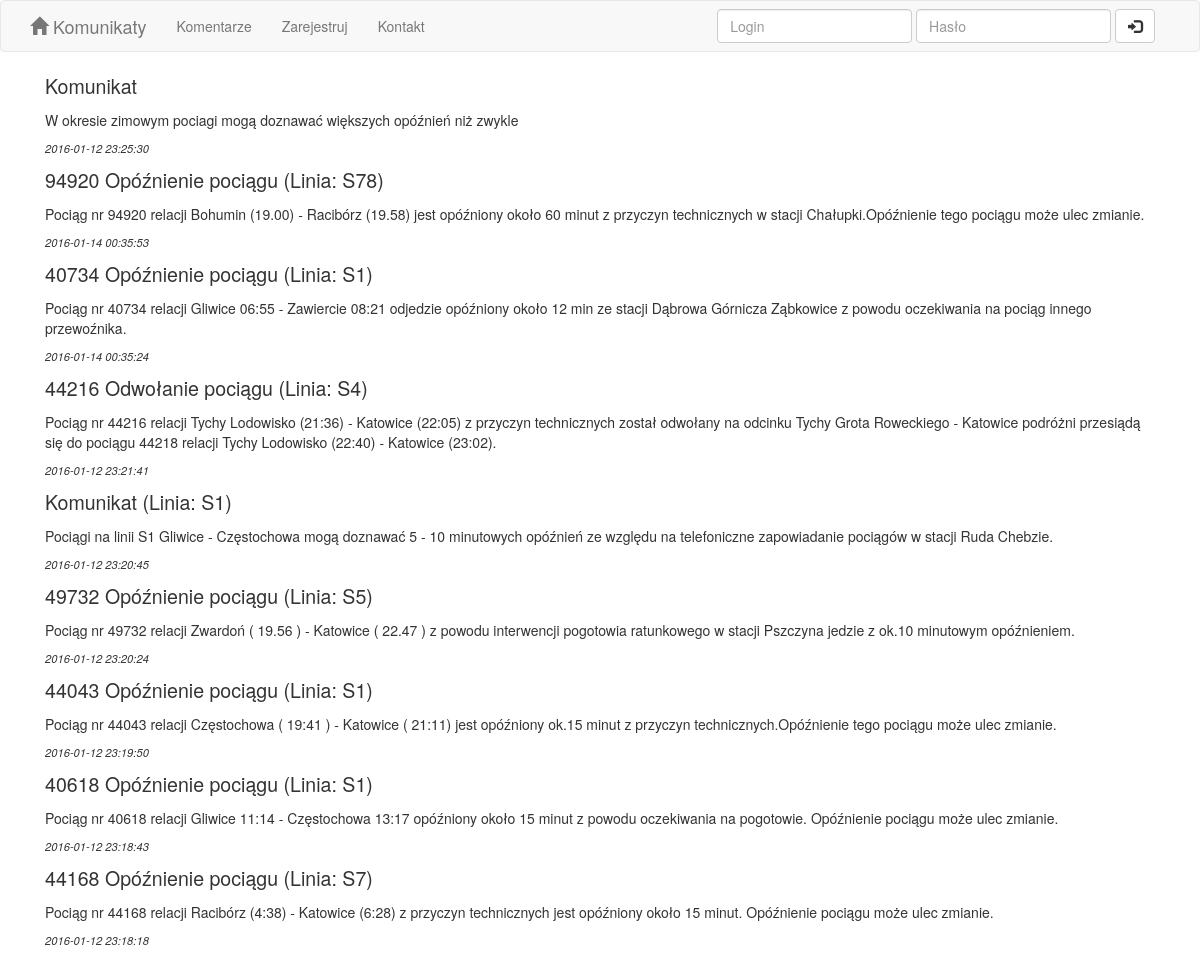
The page / on the database its author committed.
### tables this page shows
CREATE TABLE IF NOT EXISTS `komunikaty` (
  `id_komunikatu` int(11) NOT NULL AUTO_INCREMENT,
  `id_linii` int(11) DEFAULT NULL,
  `nr_pociagu` varchar(50) DEFAULT NULL,
  `rodzaj_utrudnienia` int(11) DEFAULT NULL,
  `tresc_komunikatu` text NOT NULL,
  `data` datetime NOT NULL,
  PRIMARY KEY (`id_komunikatu`)
);

CREATE TABLE IF NOT EXISTS `rodzaje_utrudnien` (
  `rodzaj_utrudnienia` int(11) NOT NULL,
  `nazwa` varchar(25) NOT NULL,
  PRIMARY KEY (`rodzaj_utrudnienia`)
);

CREATE TABLE IF NOT EXISTS `linie` (
  `id_linii` int(11) NOT NULL AUTO_INCREMENT,
  `nr_linii` varchar(10) NOT NULL,
  `relacja` varchar(50) NOT NULL,
  PRIMARY KEY (`id_linii`)
);

### index.php (the view, shortened to what this page needs)
<?php
include "header.php";
include "connect.php"
?>
<div class="container">
<?php
$zapytanie_komunikaty="SELECT * FROM komunikaty k
					   JOIN rodzaje_utrudnien r ON k.rodzaj_utrudnienia=r.rodzaj_utrudnienia
					   WHERE id_linii=0 ORDER BY data desc ";
$wynik_komunikaty=$conn->query($zapytanie_komunikaty);
while ($rekord_komunikaty=$wynik_komunikaty->fetch_assoc())
	echo '<div class="col-lg-12">
			<p class="naglowek">'.$rekord_komunikaty['nr_pociagu'].' '.$rekord_komunikaty['nazwa'].'</p>
			<p>'.$rekord_komunikaty['tresc_komunikatu'].'</p>
			<p class="data">'.$rekord_komunikaty['data'].'</p>
		 </div>';
if(isset($_SESSION['uzytkownik']))
{
	$login=$_SESSION['uzytkownik'];
	$zapytanie_zalogowany="SELECT * FROM komunikaty k
						   JOIN linie l ON k.id_linii=l.id_linii
						   JOIN rodzaje_utrudnien r ON k.rodzaj_utrudnienia=r.rodzaj_utrudnienia
						   JOIN ulubione ul ON ul.id_linii=l.id_linii
						   JOIN uzytkownicy u ON u.id_uzytkownika=ul.id_uzytkownika
						   WHERE login='$login'
						   ORDER BY data desc
						   LIMIT 20";
	$wynik_zalogowany=$conn->query($zapytanie_zalogowany);
	if ($wynik_zalogowany->num_rows<1)
		echo '<div class="col-lg-12"><p class="naglowek">Brak wpisów</p></div>';
	while ($rekord_zalogowany=$wynik_zalogowany->fetch_assoc())
		echo '<div class="col-lg-12">
				<p class="naglowek">'.$rekord_zalogowany['nr_pociagu'].' '.$rekord_zalogowany['nazwa'].' (Linia: '.$rekord_zalogowany['nr_linii'].')</p>
				<p>'.$rekord_zalogowany['tresc_komunikatu'].'</p>
				<p class="data">'.$rekord_zalogowany['data'].'</p>
			 </div>';
	$wynik_zalogowany->close();
}
else
{
	$zapytanie_niezalogowany="SELECT * FROM komunikaty k
							  JOIN linie l ON k.id_linii=l.id_linii
							  JOIN rodzaje_utrudnien r ON k.rodzaj_utrudnienia=r.rodzaj_utrudnienia
							  ORDER BY data desc
							  LIMIT 20";
	$wynik_niezalogowany=$conn->query($zapytanie_niezalogowany);
	while ($rekord_niezalogowany=$wynik_niezalogowany->fetch_assoc())
		echo '<div class="col-lg-12">
				<p class="naglowek">'.$rekord_niezalogowany['nr_pociagu'].' '.$rekord_niezalogowany['nazwa'].' (Linia: '.$rekord_niezalogowany['nr_linii'].')</p>
				<p>'.$rekord_niezalogowany['tresc_komunikatu'].'</p>
				<p class="data">'.$rekord_niezalogowany['data'].'</p>
			 </div>';
} ?>
</div>
<?php
include "footer.php";
?>

### header.php (shortened to what this page needs)
<!DOCTYPE html>
<html lang="en">
<head>
    <link href="css/bootstrap.min.css" rel="stylesheet">
    <link href="css/custom.css" rel="stylesheet">
</head>
<?php
$aktualna=$_SERVER['SCRIPT_NAME'];
?>
<body>
    <nav class="navbar navbar-default" role="navigation">
        <div class="container">
            <div class="navbar-header">
				<a class="navbar-brand" href="index.php"><span class="glyphicon glyphicon-home"></span> Komunikaty</a>
            </div>
			<?php
			if (isset($_SESSION['uzytkownik'])) { ?>
			<div id="navbar" class="collapse navbar-collapse">
                <ul class="nav navbar-nav">
					<li <?php if ($aktualna=="/utrudnienia/comments.php" OR $aktualna=="/utrudnienia/add_comment.php") echo 'class="active"'?>><a href="comments.php">Komentarze</a></li>
					<li <?php if ($aktualna=="/utrudnienia/my_account.php") echo 'class="active"'?>><a href="my_account.php">Moje konto</a></li>
					<li <?php if ($aktualna=="/utrudnienia/favorites.php") echo 'class="active"'?>><a href="favorites.php">Ulubione linie</a></li>
					<?php if (isset($_SESSION['administrator']) AND $_SESSION['administrator']==1) {
								if ($aktualna=="/utrudnienia/add_information.php")
									echo '<li class="active"><a href="add_information.php">Dodaj komunikat</a></li>';
								else
									echo '<li><a href="add_information.php">Dodaj komunikat</a></li>';
									} ?>
					<li <?php if ($aktualna=="/utrudnienia/contact.php") echo 'class="active"'?>><a href="contact.php">Kontakt</a></li>
				</ul>
				<ul class="nav navbar-nav navbar-right" >
					<li><a href="my_account.php"><b><?php echo $_SESSION['uzytkownik']; ?></b></a></li>
					<li><a href="logout.php">Wyloguj</a></li>
				</ul>
            </div>
			<?php }
			else { ?>
            <div id="navbar" class="collapse navbar-collapse">
                <ul class="nav navbar-nav">
					<li <?php if ($aktualna=="/utrudnienia/comments.php" OR $aktualna=="/utrudnienia/add_comment.php") echo 'class="active"'?>><a href="comments.php">Komentarze</a></li>
					<li <?php if ($aktualna=="/utrudnienia/register.php") echo 'class="active"'?>><a href="register.php">Zarejestruj</a></li>
					<li <?php if ($aktualna=="/utrudnienia/contact.php") echo 'class="active"'?>><a href="contact.php">Kontakt</a></li>
				</ul>
				<form class="navbar-form navbar-right" action="login.php" method="post">
					<div class="form-group">
						<input type="text" class="form-control" name="login" placeholder="Login">
						<input type="password" class="form-control" name="haslo" placeholder="Hasło">
					</div>
					<button type="submit" class="btn btn-default"><span class="glyphicon glyphicon-log-in"></span></button>
				</form>
            </div>
			<?php } ?>
        </div>
    </nav>

### footer.php (shortened to what this page needs)
</body>
</html>

### css/custom.css (style rules this page uses)
.naglowek { font-size: 140%; }
.data { font-style: italic; font-size: 80%; }

### rows shown on the page
komunikaty: rodzaje_utrudnien.nazwa "Komunikat", tresc_komunikatu "W okresie zimowym pociagi mogą doznawać większych opóźnień niż zwykle", data "2016-01-12 23:25:30"
komunikaty: nr_pociagu "94920", rodzaje_utrudnien.nazwa "Opóźnienie pociągu", id_linii.nr_linii "S78", tresc_komunikatu "Pociąg nr 94920 relacji Bohumin (19.00) - Racibórz (19.58) jest opóźniony około 60 minut z przyczyn technicznych w stacji Chałupki.Opóźnienie tego pociągu może ulec zmianie.", data "2016-01-14 00:35:53"
komunikaty: nr_pociagu "40734", rodzaje_utrudnien.nazwa "Opóźnienie pociągu", id_linii.nr_linii "S1", tresc_komunikatu "Pociąg nr 40734 relacji Gliwice 06:55 - Zawiercie 08:21 odjedzie opóźniony około 12 min ze stacji Dąbrowa Górnicza Ząbkowice z powodu oczekiwania na pociąg innego przewoźnika.", data "2016-01-14 00:35:24"
komunikaty: nr_pociagu "44216", rodzaje_utrudnien.nazwa "Odwołanie pociągu", id_linii.nr_linii "S4", tresc_komunikatu "Pociąg nr 44216 relacji Tychy Lodowisko (21:36) - Katowice (22:05) z przyczyn technicznych został odwołany na odcinku Tychy Grota Roweckiego - Katowice podróżni przesiądą się do pociągu 44218 relacji Tychy Lodowisko (22:40) - Katowice (23:02).", data "2016-01-12 23:21:41"
komunikaty: rodzaje_utrudnien.nazwa "Komunikat", id_linii.nr_linii "S1", tresc_komunikatu "Pociągi na linii S1 Gliwice - Częstochowa mogą doznawać 5 - 10 minutowych opóźnień ze względu na telefoniczne zapowiadanie pociągów w stacji Ruda Chebzie.", data "2016-01-12 23:20:45"
komunikaty: nr_pociagu "49732", rodzaje_utrudnien.nazwa "Opóźnienie pociągu", id_linii.nr_linii "S5", tresc_komunikatu "Pociąg nr 49732 relacji Zwardoń ( 19.56 ) - Katowice ( 22.47 ) z powodu interwencji pogotowia ratunkowego w stacji Pszczyna jedzie z ok.10 minutowym opóźnieniem.", data "2016-01-12 23:20:24"
komunikaty: nr_pociagu "44043", rodzaje_utrudnien.nazwa "Opóźnienie pociągu", id_linii.nr_linii "S1", tresc_komunikatu "Pociąg nr 44043 relacji Częstochowa ( 19:41 ) - Katowice ( 21:11) jest opóźniony ok.15 minut z przyczyn technicznych.Opóźnienie tego pociągu może ulec zmianie.", data "2016-01-12 23:19:50"
komunikaty: nr_pociagu "40618", rodzaje_utrudnien.nazwa "Opóźnienie pociągu", id_linii.nr_linii "S1", tresc_komunikatu "Pociąg nr 40618 relacji Gliwice 11:14 - Częstochowa 13:17 opóźniony około 15 minut z powodu oczekiwania na pogotowie. Opóźnienie pociągu może ulec zmianie.", data "2016-01-12 23:18:43"
komunikaty: nr_pociagu "44168", rodzaje_utrudnien.nazwa "Opóźnienie pociągu", id_linii.nr_linii "S7", tresc_komunikatu "Pociąg nr 44168 relacji Racibórz (4:38) - Katowice (6:28) z przyczyn technicznych jest opóźniony około 15 minut. Opóźnienie pociągu może ulec zmianie.", data "2016-01-12 23:18:18"
